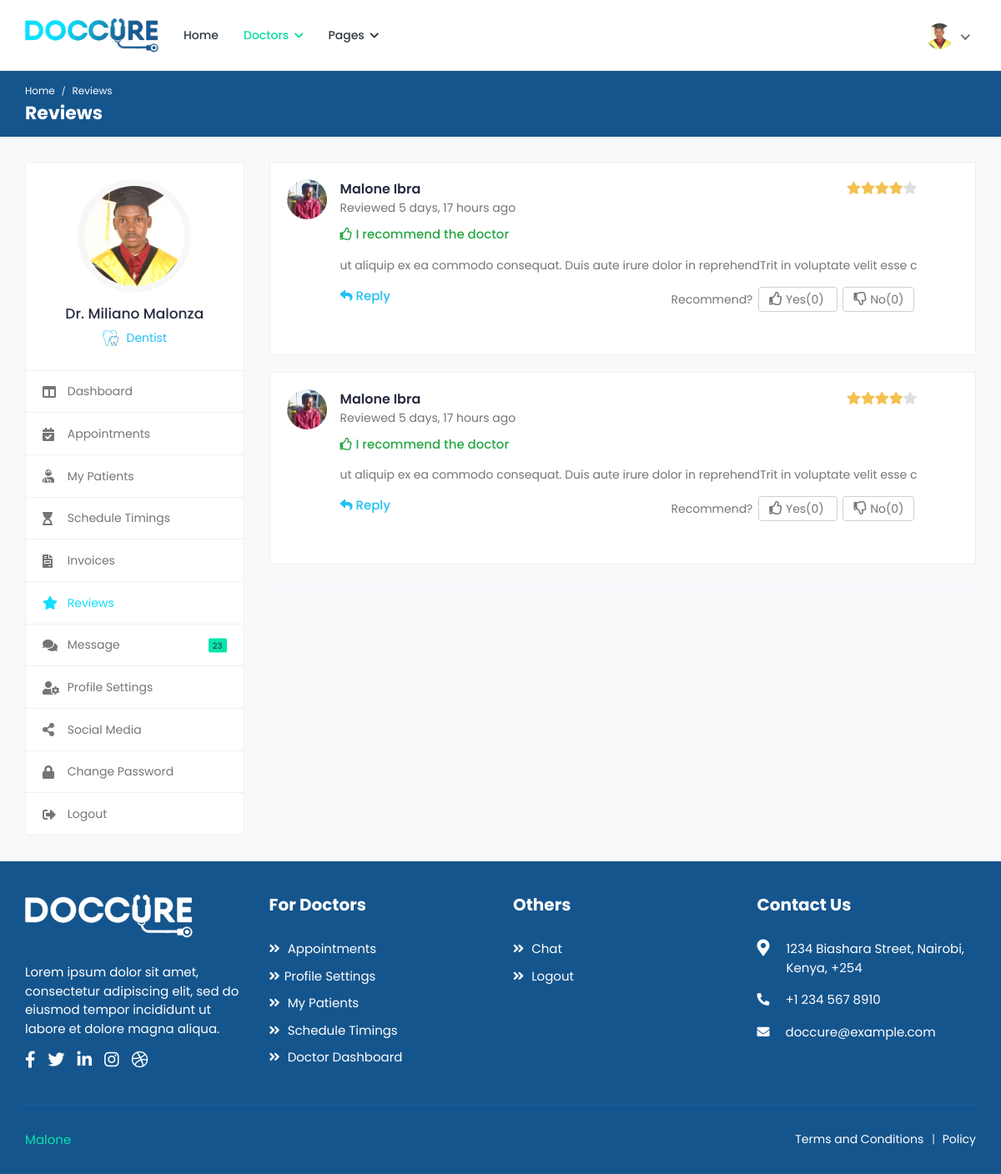
The page /doctors/reviews/ (signed in) on the database as committed earlier.
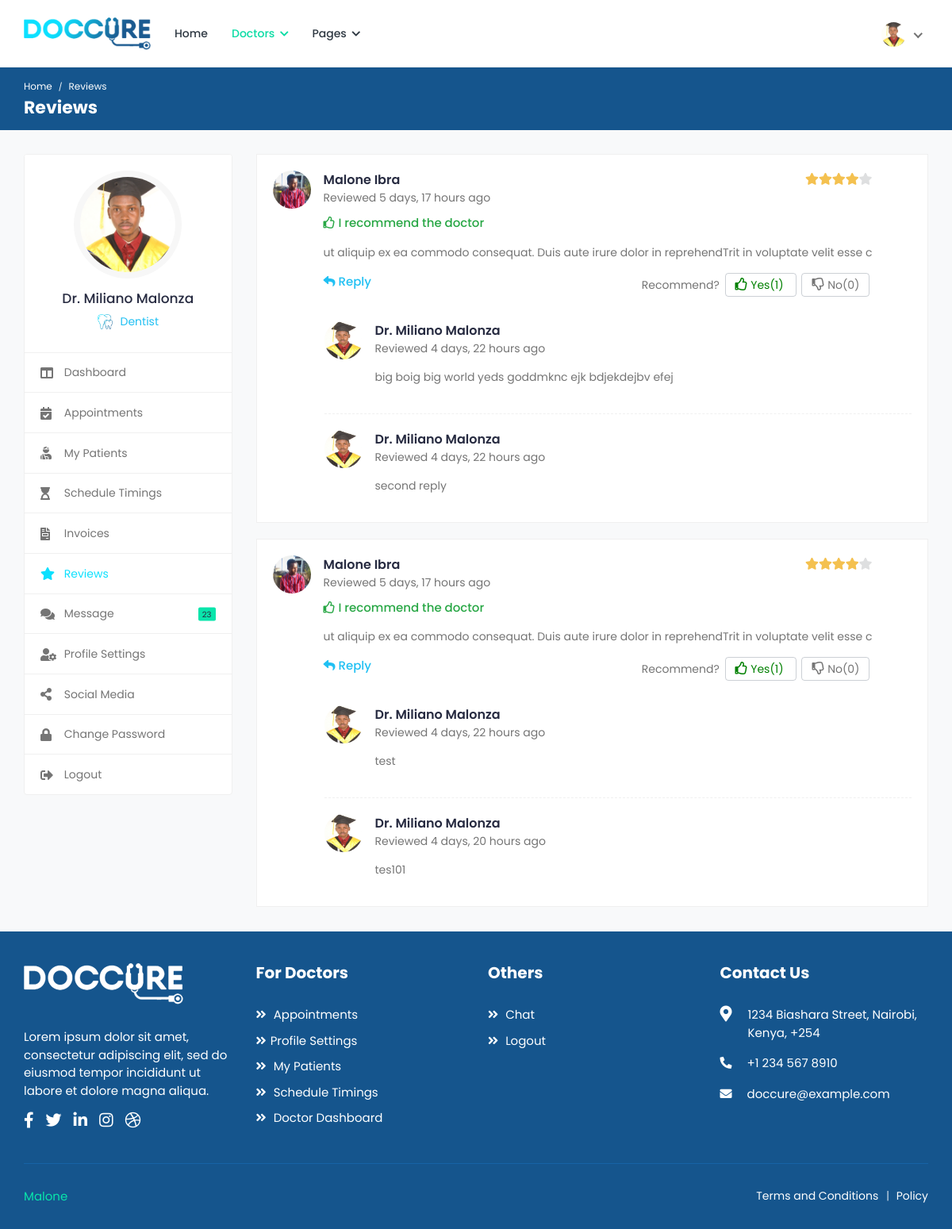
The same page on the database as committed later.
### appointments/models.py (models this page shows, shortened)
class Review(models.Model):
	appointment = models.ForeignKey(Appointment, on_delete=models.CASCADE, blank=True)
	date = models.DateTimeField('Review Date', auto_now_add=True)
	rate = models.IntegerField('Rate')
	recommend = models.BooleanField('Recommend', default=False)
	text = models.CharField('Review Title', max_length=150, blank=True)
	def review_rate(self):
		count = {}
		rate_val = self.rate + 1
		for x in range(1,rate_val):
			count.setdefault(x, 'filled')
		for x in range(rate_val,6):
			count.setdefault(x, ' ')
		return count
	def replies(self):
		replies = Reply.objects.filter(review=self.id)
		return replies
	def doctor_liked(self):
		liked = LikedReview.objects.filter(user=self.appointment.doctor.user.id, review=self.id)
		if liked.count()>0:
			return liked[0].recommend
		else:
			return None
	def total_likes(self):
		likes = LikedReview.objects.filter(review=self.id, recommend=True)
		return likes.count()
	def total_dislikes(self):
		dislikes = LikedReview.objects.filter(review=self.id, recommend=False)
		return dislikes.count()

class Appointment(models.Model):
	doctor = models.ForeignKey(Doctor, on_delete=models.CASCADE)
	patient = models.ForeignKey(Patient, on_delete=models.CASCADE)
	purpose = models.CharField('Purpose', max_length=50)
	category = models.CharField('Type', max_length=50)
	amount = models.FloatField('Amount', default=0.00)
	status = models.CharField('Status', max_length=50)
	date = models.DateTimeField('Appointment Date', auto_now_add=True)
	booking_date = models.DateTimeField('Booking Date')
	follow_up_date = models.DateTimeField('Follow Up', null=True)

class Patient(models.Model):
	user = models.OneToOneField(User, on_delete=models.CASCADE)
	image = models.ImageField('Profile Image', upload_to='Image/Patient/Profile/',
		max_length=500, default='dummy.png')
	first_name = models.CharField('First Name', max_length=50)
	second_name = models.CharField('Second Name', max_length=50)
	d_o_b = models.DateField('Date Of Birth')
	gender = models.CharField('Gender', max_length=10)
	email = models.CharField('Email', max_length=50)
	phone_no = models.CharField('Phone Number', max_length=20)
	blood_group = models.CharField('Blood Group', max_length=5)
	country = models.CharField('Country', max_length=50)
	county = models.CharField('County', max_length=50)
	town = models.CharField('Town', max_length=50)
	street_lane = models.CharField('Street/Lane', max_length=50)

class Reply(models.Model):
	review = models.ForeignKey(Review, on_delete=models.CASCADE)
	user = models.ForeignKey(User, on_delete=models.CASCADE)
	date = models.DateTimeField('Review Date', auto_now_add=True)
	text = models.CharField('Review Title', max_length=150)
	def get_user(self):
		usr = self.user
		group = usr.groups.get()
		if group.name=='patients_group':
			patient = Patient.objects.get(user=usr.id)
			return patient
		elif group.name=='doctors_group':
			doctor = Doctor.objects.get(user=usr.id)
			return doctor
		else:
			return user

class Doctor(models.Model):
	user = models.OneToOneField(User, on_delete=models.CASCADE)
	image = models.ImageField('Profile Image', upload_to='Image/Doctors',
		max_length=500, default='dummy.png')
	first_name = models.CharField('First Name', max_length=50)
	second_name =  models.CharField('Second Name', max_length=50)
	title = models.CharField('Title', max_length=200, default='Dr.')
	phone_no = models.CharField('Phone Number', max_length=50)
	email = models.EmailField('Email', max_length=250)
	gender = models.CharField('Gender', max_length=10)
	d_o_b = models.DateField('Date of Birth', blank=True)
	biography = models.CharField('Biography', max_length=1000, blank=True)
	address_line1 = models.CharField('Address Line 1', max_length=200, blank=True)
	address_line2 = models.CharField('Address Line 2', max_length=200, blank=True)
	country = models.CharField('Country', max_length=100, blank=True)
	county = models.CharField('County', max_length=100, blank=True)
	town = models.CharField('Town', max_length=100, blank=True)
	pricing =  models.FloatField('Amount', default=0.00)
	services = models.CharField('Services', max_length=1000, blank=True)
	specialization = models.CharField('Specialization', max_length=1000, blank=True)
	clinic = models.CharField('Clinic', max_length=100, blank=True)
	clinic_address = models.CharField('Clinic Address', max_length=100, blank=True)
	speciality = models.OneToOneField(Speciality, on_delete=models.CASCADE)
	''' user, image, first_name, second_name, title, phone_no, email, gender, d_o_b, biography,
	address_line1, address_line2, country, county, town, pricing, services, specialization, clinic,
	clinic_address, speciality'''

### appointments/views.py (the view)
# urls.py: path('reviews/', views.reviews, name='admin-reviews'),
@login_required(login_url='/login/')
@user_passes_test(check_doctor, login_url='/login/')
@user_passes_test(check_settings, login_url='/doctors/profile-settings/')
def reviews(request):
	doctor = Doctor.objects.get(user=request.user.id)
	reviews = Review.objects.filter(appointment__doctor=doctor.id)
	return render(request, 'doctors/reviews.html', {'profile': doctor, 'reviews': reviews})

### appointments/views.py (called while the page is built)
def check_doctor(user):
	group = user.groups.get()
	return group.name=='doctors_group'

def check_settings(user):
	profile = Doctor.objects.filter(user=user.id)
	return profile.count()>=1

### appointments/templates/doctors/reviews.html (shortened to what the changed rows need)
{% extends "doctors/base.html" %}
{% load static %}
{% block breadcrumb1 %}Reviews{% endblock %}
{% block content %}
	<div class="col-md-7 col-lg-8 col-xl-9">
		<div class="doc-review review-listing">
			<ul class="comments-list">
			{% for review in reviews %}
				<li>
					<div class="comment">
						<img class="avatar rounded-circle" alt="User Image" src="{{review.appointment.patient.image.url}}">
						<div class="comment-body">
							<div class="meta-data">
								<span class="comment-author">{{review.appointment.patient.first_name}} {{review.appointment.patient.second_name}}</span>
								<span class="comment-date">Reviewed {{ review.date|timesince }} ago</span>
								<div class="review-count rating">
								{% for rate in review.review_rate.values %}
									<i class="fas fa-star {{rate}}"></i>
								{% endfor %}
								</div>
							</div>
							{% if review.recommend %}
								<p class="recommended">
									<i class="far fa-thumbs-up"></i> I recommend the doctor
								</p>
							{% elif not review.recommend %}
								<p class="recommended" style="color: red;">
									<i class="far fa-thumbs-down"></i> I do not recommend the doctor
								</p>
							{% endif %}
							<p class="comment-content">
								{{review.text}}
							</p>
							<div class="comment-reply">
								<a class="comment-btn" href="#" data-toggle="modal" data-target="#add_reply_{{review.id}}">
									<i class="fas fa-reply"></i> Reply
								</a>
								<p class="recommend-btn">
									<span>Recommend?</span>
									{% if review.doctor_liked == None %}
										<a href="{% url 'like-review' review.id %}" class="like-btn ajax-link">
											<i class="far fa-thumbs-up"></i> Yes({{review.total_likes}})
										</a>
										<a href="{% url 'dislike-review' review.id %}" class="dislike-btn ajax-link">
											<i class="far fa-thumbs-down"></i> No({{review.total_dislikes}})
										</a>
									{% elif review.doctor_liked %}
										<a href="{% url 'like-review' review.id %}" class="like-btn ajax-link" style="color: green;">
											<i class="far fa-thumbs-up"></i> Yes({{review.total_likes}})
										</a>
										<a href="{% url 'dislike-review' review.id %}" class="dislike-btn ajax-link">
											<i class="far fa-thumbs-down"></i> No({{review.total_dislikes}})
										</a>
									{% endif %}
								</p>
							</div>
						</div>
					</div>
					<ul class="comments-reply">
					{% for reply in review.replies %}
						<li>
							<div class="comment">
								<img class="avatar rounded-circle" alt="User Image" src="{{reply.get_user.image.url}}">
								<div class="comment-body">
									<div class="meta-data">
										<span class="comment-author">{{reply.get_user.title}} {{reply.get_user.first_name}} {{reply.get_user.second_name}}</span>
										<span class="comment-date">Reviewed {{reply.date|timesince}} ago</span>
									</div>
									<p class="comment-content">
										{{reply.text}}
									</p>
								</div>
							</div>
						</li>
					{% endfor %}
					</ul>
				</li>
			{% endfor %}
			</ul>
		</div>
	</div>
{% endblock %}

Rows that differ between the two databases and show on the page:
computed for Review (number 1 of 2 on the later page): total_likes "0" → "1"
added Reply: get_user.image (picture), get_user "Dr.", get_user.first_name "Miliano", get_user.second_name "Malonza", date "4 days, 22 hours", text "big boig big world yeds goddmknc ejk bdjekdejbv efej", shown under Review (number 1 of 2 on the later page)
added Reply: get_user.image (picture), get_user "Dr.", get_user.first_name "Miliano", get_user.second_name "Malonza", date "4 days, 22 hours", text "second reply", shown under Review (number 1 of 2 on the later page)
computed for Review (number 2 of 2 on the later page): total_likes "0" → "1"
added Reply: get_user.image (picture), get_user "Dr.", get_user.first_name "Miliano", get_user.second_name "Malonza", date "4 days, 22 hours", text "test", shown under Review (number 2 of 2 on the later page)
added Reply: get_user.image (picture), get_user "Dr.", get_user.first_name "Miliano", get_user.second_name "Malonza", date "4 days, 20 hours", text "tes101", shown under Review (number 2 of 2 on the later page)
